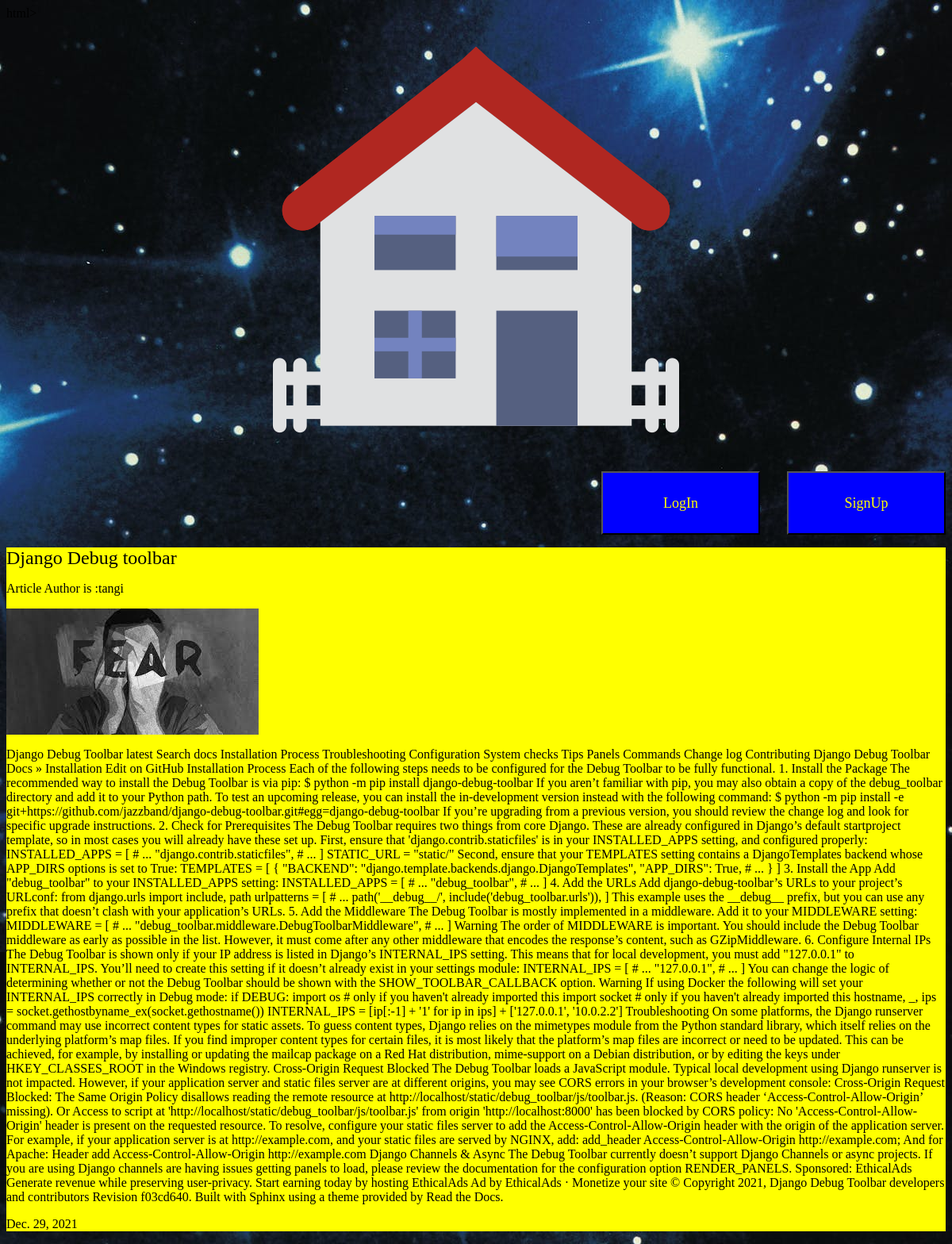
Screenshot of /articles/django-debug-toolbar/ with the database file from the repository.
### articles/models.py (models this page shows, shortened)
class Article(models.Model):
    title = models.CharField(max_length=100)
    slug = models.SlugField()
    body = models.TextField()
    date = models.DateField(auto_now_add=True)
    thumb = models.ImageField(default='article.png', blank=True)
    author= models.ForeignKey(User,default=None, on_delete=models.CASCADE)

### articles/views.py (the view)
# urls.py: url(r'^(?P<slug>[\w-]+)/$',views.article_detail,name="detail")
def article_detail(request,slug):
    article=Article.objects.get(slug=slug)
    return render(request,"article_detail.html",{'article':article})

### articles/templates/article_detail.html
{% extends "base.html" %}
{% block content %}
<div class="article-detail">
    <div class="article">
     <h2>{{article.title}}</h2>
     <p> Article Author is :{{article.author}}</p>
     <img src="{{article.thumb.url}}"/>
     <p>{{article.body}}</p>
     <p>{{article.date}}</p>
    </div>
</div>
{% endblock %}

### articles/templates/base.html (shortened to what this page needs)
    <head><title>Blog post</title>
    <link rel="stylesheet" href="/static/styles.css">
    </head>
    <body>
        <div class="wrapper">
            <h1><a href="{% url 'home' %}"><img src="/static/article.png"/></a></h1>
            <nav>
                <ul>
                    {% if user.is_authenticated %}
                    <li>
                        <form class="logout-link" action="{% url 'accounts:logout'%}" method="post">
                        {%csrf_token%}
                        <button type="submit">Logout</button>
                        </form>
                        <a href="{% url 'articles:create' %}"><button>Create a New Article</button></a>
                    </li>
                    {% else %}
                    <li><a href="{% url 'accounts:login'%}"><button>LogIn</button></a></li>
                    <li><a href="{% url 'accounts:signup'%}"><button>SignUp</button></a></li>
                    {% endif %}
                </ul>
            </nav>
            {%block content%}
            {% endblock %}
        </div>
    </body>
    </html>

### assets/styles.css (style rules this page uses)
body { background:blue; background-image: url(/static/stars.jpg); }
body * { font-family:Ubuntu; }
h1,h2,h3,h4,h5 { font-weight:normal; margin:0; }
a,a:hover,a:visited { color:rgb(38, 0, 255); text-decoration:none; }
.article { background:scroll; background-color: yellow; }
.wrapper { max-width:961 px; margin: 0 auto; }
div.wrapper h1 { text-align:center; color:red; grid-template-columns: 1fr 1fr; padding:20px 0; }
nav { justify-self: end; }
nav li { display:inline-block; margin-left: 30px; }
button { width: 200px; height:80px; background-color: blue; color:yellow; font-size: large; }

### rows the page displays
Article: title "Django Debug toolbar", author "tangi", thumb (picture), body "Django Debug Toolbar latest Search docs Installation Process Troubleshooting Configuration System checks Tips Panels Commands Change log Contributing Django Debug Toolbar Docs » Installation Edit on GitHub Installation Process Each of the following steps needs to be configured for the Debug Toolbar to be fully functional. 1. Install the Package The recommended way to install the Debug Toolbar is via pip: $ python -m pip install django-debug-toolbar If you aren’t familiar with pip, you may also obtain a copy of the debug_toolbar directory and add it to your Python path. To test an upcoming release, you can install the in-development version instead with the following command: $ python -m pip…", date "Dec. 29, 2021"
